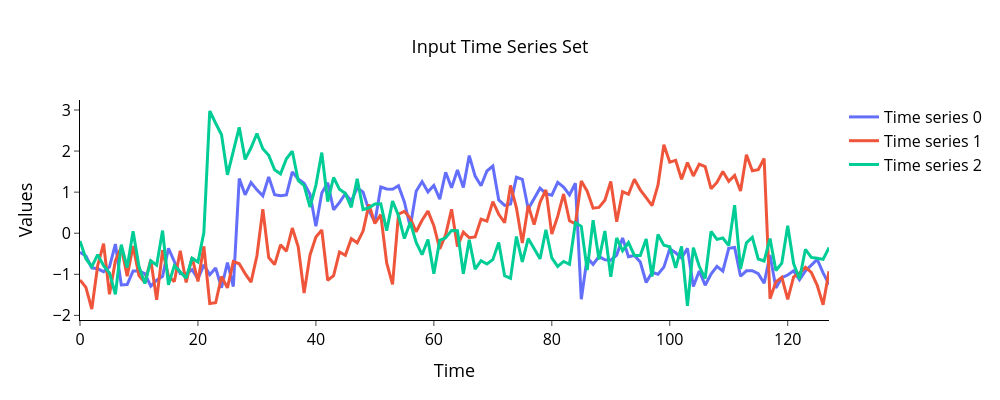

This figure's notebook cell:
### Markdown cell above
Выполните визуализацию по одному временному ряду из каждого класса. Для этого используйте функцию `plot_ts()` из модуля *plots.py*.

### Code cell
ts_class_1 = ts_set[np.where(labels == 1)[0][0]]
ts_class_2 = ts_set[np.where(labels == 2)[0][0]]
ts_class_3 = ts_set[np.where(labels == 3)[0][0]]


ts_to_plot = np.array([ts_class_1, ts_class_2, ts_class_3])


plot_labels = [1, 2, 3]
plot_titles = [f"Class {l}" for l in plot_labels]


fig = plot_ts(ts_to_plot)
fig
